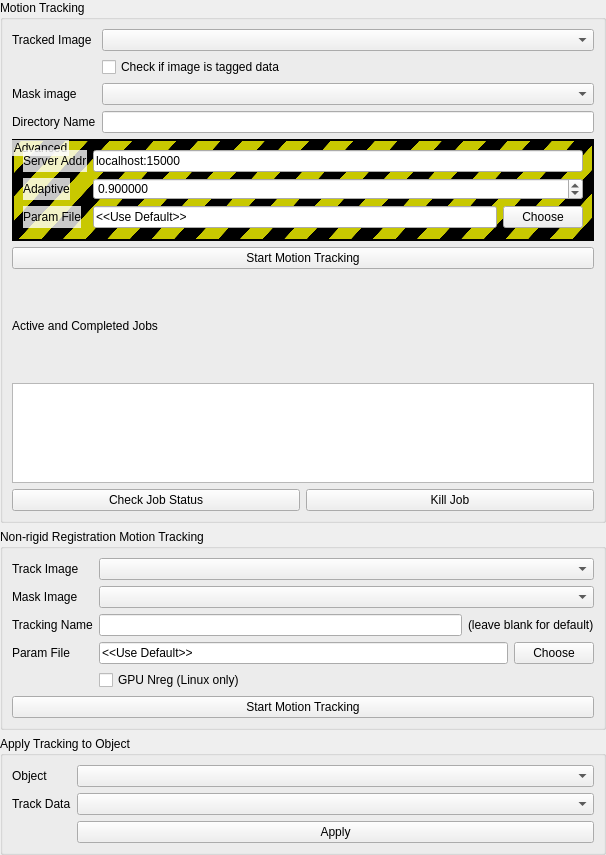
     <widget class="QWidget" name="page_3">
      <property name="geometry">
       <rect>
        <x>0</x>
        <y>-114</y>
        <width>606</width>
        <height>855</height>
       </rect>
      </property>
      <property name="sizePolicy">
       <sizepolicy hsizetype="Preferred" vsizetype="Fixed">
        <horstretch>0</horstretch>
        <verstretch>0</verstretch>
       </sizepolicy>
      </property>
      <attribute name="label">
       <string>3. Motion Tracking</string>
      </attribute>
      <layout class="QVBoxLayout" name="verticalLayout_10">
       <property name="margin">
        <number>0</number>
       </property>
       <item>
        <widget class="QGroupBox" name="groupBox_3">
         <property name="minimumSize">
          <size>
           <width>0</width>
           <height>0</height>
          </size>
         </property>
         <property name="title">
          <string>Motion Tracking</string>
         </property>
         <layout class="QVBoxLayout" name="verticalLayout_5">
          <item>
           <layout class="QFormLayout" name="formLayout">
            <property name="fieldGrowthPolicy">
             <enum>QFormLayout::AllNonFixedFieldsGrow</enum>
            </property>
            <property name="topMargin">
             <number>0</number>
            </property>
            <item row="0" column="0">
             <widget class="QLabel" name="label_3">
              <property name="text">
               <string>Tracked Image</string>
              </property>
             </widget>
            </item>
            <item row="0" column="1">
             <widget class="QComboBox" name="trackedBox">
              <property name="toolTip">
               <string>Choose an image to track through time using MotionTrack</string>
              </property>
             </widget>
            </item>
            <item row="1" column="1">
             <widget class="QCheckBox" name="isTagCheck">
              <property name="text">
               <string>Check if image is tagged data</string>
              </property>
             </widget>
            </item>
            <item row="2" column="1">
             <widget class="QComboBox" name="maskBox">
              <property name="toolTip">
               <string>Choose an isotropic LV/BiV segmentation mask made from first frame of tracked image (label 2 for cavity, 3 for myocardium)</string>
              </property>
             </widget>
            </item>
            <item row="2" column="0">
             <widget class="QLabel" name="label_4">
              <property name="text">
               <string>Mask image</string>
              </property>
             </widget>
            </item>
            <item row="3" column="0">
             <widget class="QLabel" name="label_70">
              <property name="text">
               <string>Directory Name</string>
              </property>
             </widget>
            </item>
            <item row="3" column="1">
             <widget class="QLineEdit" name="trackDirEdit"/>
            </item>
           </layout>
          </item>
          <item>
           <widget class="QGroupBox" name="trackAdvBox">
            <property name="styleSheet">
             <string notr="true">
QGroupBox::indicator{
background-color:rgba(255.0,255.0,255.0,200.0); 
}


QGroupBox{
border: 2px solid black;
background-color: qlineargradient(spread:reflect, x1:0, y1:0, x2:0.037, y2:0.006, stop:0.475271 rgba(0, 0, 0, 255), stop:0.497948 rgba(200, 200, 0, 255));
}

QGroupBox::title {
color: black;
background-color:rgba(255.0,255.0,255.0,200.0); 
}

QLabel{
color: black;
background-color:rgba(255.0,255.0,255.0,200.0);
}
</string>
            </property>
            <property name="title">
             <string>Advanced</string>
            </property>
            <property name="checkable">
             <bool>false</bool>
            </property>
            <layout class="QFormLayout" name="formLayout_18">
             <property name="fieldGrowthPolicy">
              <enum>QFormLayout::AllNonFixedFieldsGrow</enum>
             </property>
             <item row="0" column="0">
              <widget class="QLabel" name="svrAddrLabel">
               <property name="text">
                <string>Server Addr</string>
               </property>
              </widget>
             </item>
             <item row="0" column="1">
              <widget class="QLineEdit" name="svrAddrBox">
               <property name="toolTip">
                <string>Address of the MotionTrack server, must be localhost:&lt;NUM&gt; or &lt;IP&gt;:&lt;NUM&gt;</string>
               </property>
               <property name="text">
                <string>localhost:15000</string>
               </property>
              </widget>
             </item>
             <item row="1" column="0">
              <widget class="QLabel" name="label_5">
               <property name="text">
                <string>Adaptive</string>
               </property>
              </widget>
             </item>
             <item row="1" column="1">
              <widget class="QDoubleSpinBox" name="adaptBox">
               <property name="toolTip">
                <string>Adaptive tracking sensitivity value</string>
               </property>
               <property name="decimals">
                <number>6</number>
               </property>
               <property name="maximum">
                <double>9999.989999999999782</double>
               </property>
               <property name="singleStep">
                <double>0.100000000000000</double>
               </property>
               <property name="value">
                <double>0.900000000000000</double>
               </property>
              </widget>
             </item>
             <item row="2" column="0">
              <widget class="QLabel" name="label_11">
               <property name="text">
                <string>Param File</string>
               </property>
              </widget>
             </item>
             <item row="2" column="1">
              <layout class="QHBoxLayout" name="horizontalLayout_6">
               <item>
                <widget class="QLineEdit" name="paramEdit">
                 <property name="text">
                  <string>&lt;&lt;Use Default&gt;&gt;</string>
                 </property>
                </widget>
               </item>
               <item>
                <widget class="QPushButton" name="chooseParamButton">
                 <property name="toolTip">
                  <string>Choose a parameter file to use for MotionTrack, otherwise default files will be used</string>
                 </property>
                 <property name="text">
                  <string>Choose</string>
                 </property>
                </widget>
               </item>
              </layout>
             </item>
            </layout>
           </widget>
          </item>
          <item>
           <widget class="QPushButton" name="startButton">
            <property name="toolTip">
             <string>Send a motion track job to the server, starting the server if needed</string>
            </property>
            <property name="text">
             <string>Start Motion Tracking</string>
            </property>
           </widget>
          </item>
          <item>
           <widget class="QLabel" name="label_14">
            <property name="text">
             <string>Active and Completed Jobs</string>
            </property>
           </widget>
          </item>
          <item>
           <widget class="QListWidget" name="jobList">
            <property name="maximumSize">
             <size>
              <width>16777215</width>
              <height>100</height>
             </size>
            </property>
            <property name="editTriggers">
             <set>QAbstractItemView::NoEditTriggers</set>
            </property>
           </widget>
          </item>
          <item>
           <layout class="QHBoxLayout" name="horizontalLayout_7">
            <property name="topMargin">
             <number>0</number>
            </property>
            <item>
             <widget class="QPushButton" name="checkButton">
              <property name="text">
               <string>Check Job Status</string>
              </property>
             </widget>
            </item>
            <item>
             <widget class="QPushButton" name="killButton">
              <property name="text">
               <string>Kill Job</string>
              </property>
             </widget>
            </item>
           </layout>
          </item>
         </layout>
        </widget>
       </item>
       <item>
        <widget class="QGroupBox" name="groupBox_19">
         <property name="title">
          <string>Non-rigid Registration Motion Tracking</string>
         </property>
         <layout class="QVBoxLayout" name="verticalLayout_14">
          <item>
           <layout class="QFormLayout" name="formLayout_19">
            <property name="fieldGrowthPolicy">
             <enum>QFormLayout::AllNonFixedFieldsGrow</enum>
            </property>
            <item row="0" column="0">
             <widget class="QLabel" name="label_66">
              <property name="text">
               <string>Track Image</string>
              </property>
             </widget>
            </item>
            <item row="0" column="1">
             <widget class="QComboBox" name="trackedNregBox"/>
            </item>
            <item row="2" column="0">
             <widget class="QLabel" name="label_67">
              <property name="text">
               <string>Tracking Name</string>
              </property>
             </widget>
            </item>
            <item row="2" column="1">
             <layout class="QHBoxLayout" name="horizontalLayout_14">
              <item>
               <widget class="QLineEdit" name="trackingNregName"/>
              </item>
              <item>
               <widget class="QLabel" name="label_68">
                <property name="text">
                 <string>(leave blank for default)</string>
                </property>
               </widget>
              </item>
             </layout>
            </item>
            <item row="3" column="0">
             <widget class="QLabel" name="label_69">
              <property name="text">
               <string>Param File</string>
              </property>
             </widget>
            </item>
            <item row="3" column="1">
             <layout class="QHBoxLayout" name="horizontalLayout_15">
              <item>
               <widget class="QLineEdit" name="paramNRegEdit">
                <property name="text">
                 <string>&lt;&lt;Use Default&gt;&gt;</string>
                </property>
               </widget>
              </item>
              <item>
               <widget class="QPushButton" name="chooseNRegParamButton">
                <property name="text">
                 <string>Choose</string>
                </property>
               </widget>
              </item>
             </layout>
            </item>
            <item row="1" column="0">
             <widget class="QLabel" name="label_65">
              <property name="text">
               <string>Mask Image</string>
              </property>
             </widget>
            </item>
            <item row="1" column="1">
             <widget class="QComboBox" name="maskNregBox"/>
            </item>
            <item row="4" column="1">
             <widget class="QCheckBox" name="gpuNregCheck">
              <property name="text">
               <string>GPU Nreg (Linux only)</string>
              </property>
             </widget>
            </item>
           </layout>
          </item>
          <item>
           <widget class="QPushButton" name="startNregButton">
            <property name="text">
             <string>Start Motion Tracking</string>
            </property>
           </widget>
          </item>
         </layout>
        </widget>
       </item>
       <item>
        <widget class="QGroupBox" name="groupBox_7">
         <property name="title">
          <string>Apply Tracking to Object</string>
         </property>
         <layout class="QFormLayout" name="formLayout_5">
          <property name="fieldGrowthPolicy">
           <enum>QFormLayout::AllNonFixedFieldsGrow</enum>
          </property>
          <item row="0" column="0">
           <widget class="QLabel" name="label_20">
            <property name="text">
             <string>Object</string>
            </property>
           </widget>
          </item>
          <item row="0" column="1">
           <widget class="QComboBox" name="trackObjBox">
            <property name="sizePolicy">
             <sizepolicy hsizetype="Expanding" vsizetype="Fixed">
              <horstretch>0</horstretch>
              <verstretch>0</verstretch>
             </sizepolicy>
            </property>
           </widget>
          </item>
          <item row="1" column="0">
           <widget class="QLabel" name="label_21">
            <property name="text">
             <string>Track Data</string>
            </property>
           </widget>
          </item>
          <item row="1" column="1">
           <widget class="QComboBox" name="trackDataBox">
            <property name="sizePolicy">
             <sizepolicy hsizetype="Expanding" vsizetype="Fixed">
              <horstretch>0</horstretch>
              <verstretch>0</verstretch>
             </sizepolicy>
            </property>
           </widget>
          </item>
          <item row="3" column="1">
           <widget class="QPushButton" name="applyTrackButton">
            <property name="sizePolicy">
             <sizepolicy hsizetype="Expanding" vsizetype="Fixed">
              <horstretch>0</horstretch>
              <verstretch>0</verstretch>
             </sizepolicy>
            </property>
            <property name="text">
             <string>Apply</string>
            </property>
           </widget>
          </item>
         </layout>
        </widget>
       </item>
      </layout>
     </widget>
